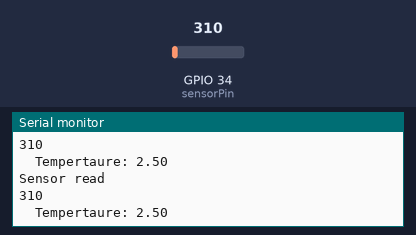
A sketch run on a simulated ESP32. On the bench: the last lines printed to the serial monitor. The test bench sets the inputs (shaded band); at power-on: GPIO 34 (sensorPin) = 310. WiFi joins after 1.5 s; servers stay silent unless stated.

Above: at 2.7 s.
2.8 s: GPIO 34 (sensorPin) set to 372
At 3.9 s:
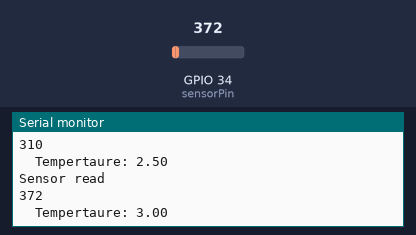
4.3 s: GPIO 34 (sensorPin) set to 434
At 5.3 s:
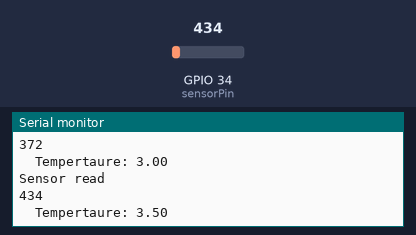
Timing chart, 0 to 7.3 s (numbered marks = the images above; inputs shaded):
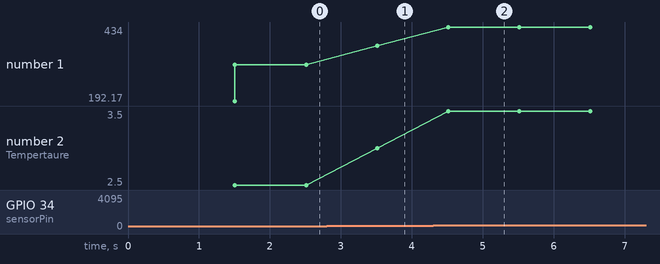

Measured:
- after the input at 2.8 s, the serial monitor: prints a new line after 0.71 s (image 1)
- after the input at 4.3 s, the serial monitor: prints a new line after 0.21 s (image 2)
- plotted number 1: 310 → 372 after the input at 2.8 s, 372 → 434 after the input at 4.3 s
- plotted number 2: 2.5 → 3 after the input at 2.8 s, 3 → 3.5 after the input at 4.3 s

The sketch:

Basic_WebServer_Display.ino
```cpp
#include <WiFi.h>
#include <Wire.h> // library for I2C communication


const int sensorPin = 34;    // select the input pin for the potentiometer
int sensorValue;  // variable to store the value coming from the sensor

float temp = 0; // variable to store temperature value
const char* ssid = "no_intrusion";
const char* password = "mosquito989218";

WiFiServer server(80);

String header;

void setup(void)
{

    Serial.begin(115200); //define the baudrate of 9600
    Serial.print("Connecting to Wifi Network ");
    Serial.println(ssid);
    WiFi.begin(ssid, password);
    while (WiFi.status() != WL_CONNECTED) {
        delay(500);
        Serial.print(".");
    }
    Serial.println(" ");
    Serial.println("Successfully connected to WiFi.");
    Serial.println("IP address of ESP32 is : ");
    Serial.println(WiFi.localIP());
    server.begin();
    Serial.println("Server started");
}

void loop(void)
{
    //int scalingfactor = 10;
    sensorValue = analogRead(sensorPin);
    Serial.println("Sensor read");

    temp = (float)sensorValue*33.0/4095;

    Serial.println(sensorValue);

    Serial.print("\tTempertaure: ");
    Serial.println(temp);
    Serial.println();
    // This line checks if web client is available or not
    WiFiClient client = server.available();
    // if client is available 'if' condition becomes true
    if (client)
    {
        Serial.println("Web Client connected ");   //print on serial monitor
        String request = client.readStringUntil('\r'); // wait until http get request ends
        client.println("HTTP/1.1 200 OK");
        client.println("Content-type:text/html");
        client.println("Connection: close");
        client.println();

        // This part send HTML page to web client
        // HTML page contains temperature values
        client.println("<!DOCTYPE html>\n");
        client.println("<html>\n");
        client.println("<meta name=\"viewport\" content=\"width=device-width, initial-scale=1.0\">\n");
        client.println("<body>\n");
        client.println("<h1>WEB SERVER LM35 SENSOR</h1>\n");
        client.println("<p style=\"color:red\">Temperature =");
        client.println(temp);
        client.println("*C</p>\n");
        client.println("</body></html>");
        client.println();
        Serial.println("Client disconnected.");
        Serial.println("");
    }
  delay(1000);
}
```
